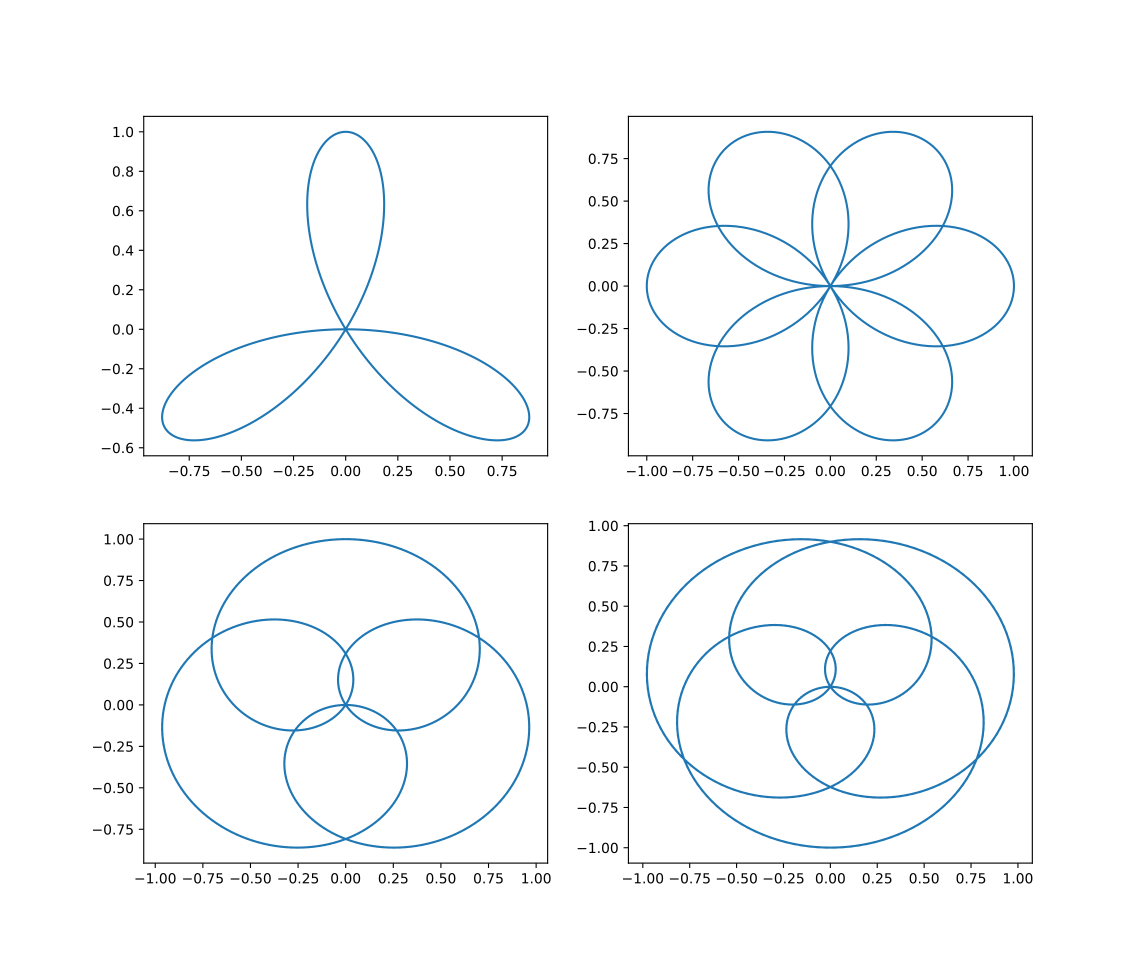

This figure's Python source:
import numpy as np
import matplotlib.pyplot as plt

tau=np.pi*2
circle=lambda x: np.e**(-1j*tau*x)

axs, fig=plt.subplots(2,2);

for (idx,freq) in enumerate([1,2,5,7]):
    f= lambda x: np.sin(tau*x*3)
    ens=np.linspace(0,1,500)
    rez=circle(ens*freq)*f(ens)
    fig[idx//2][idx%2].plot(rez.real,rez.imag);

plt.show()
